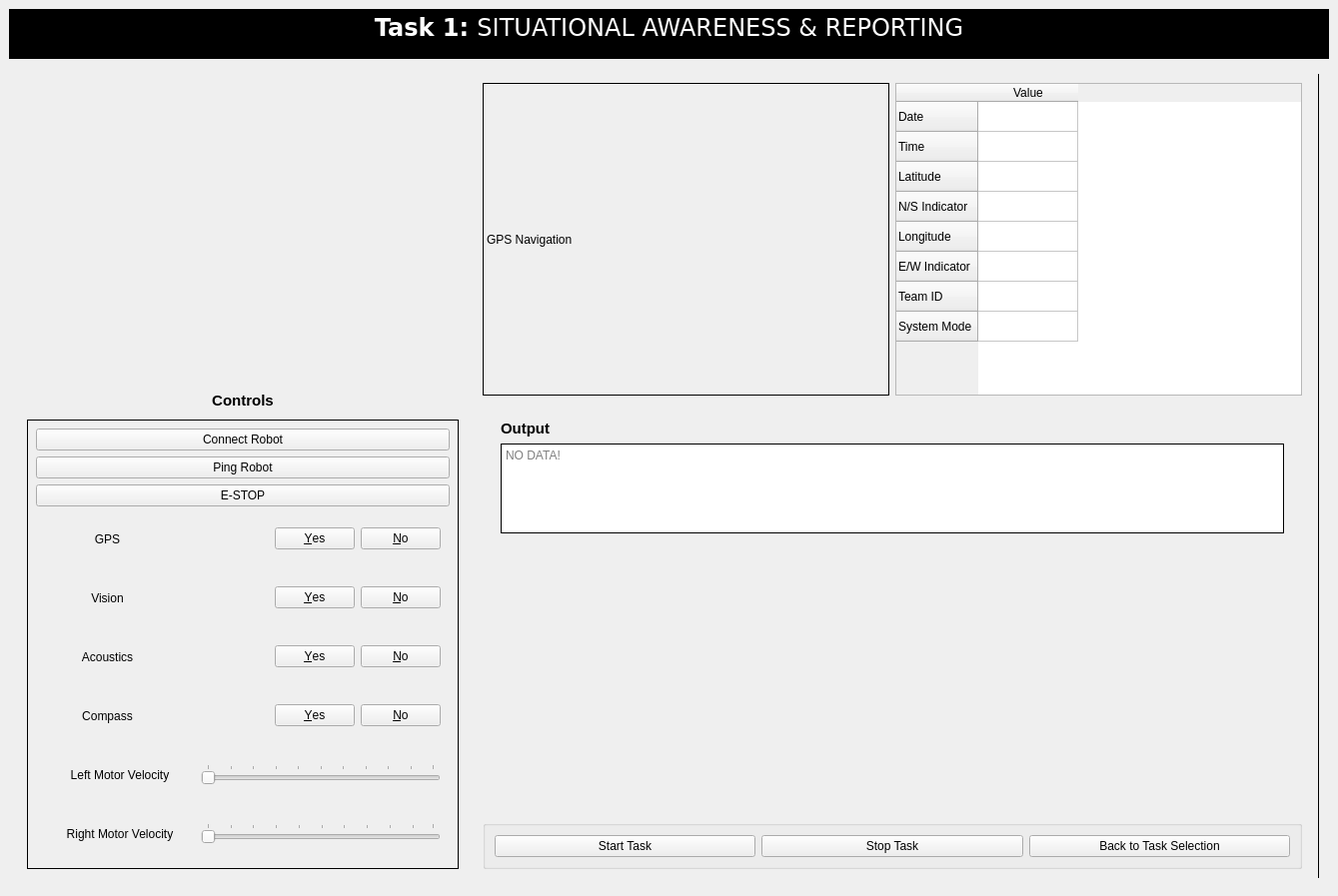
<?xml version="1.0" encoding="UTF-8"?>
<ui version="4.0">
 <class>MainWindow</class>
 <widget class="QMainWindow" name="MainWindow">
  <property name="geometry">
   <rect>
    <x>0</x>
    <y>0</y>
    <width>1339</width>
    <height>897</height>
   </rect>
  </property>
  <property name="sizePolicy">
   <sizepolicy hsizetype="Fixed" vsizetype="Fixed">
    <horstretch>0</horstretch>
    <verstretch>0</verstretch>
   </sizepolicy>
  </property>
  <property name="windowTitle">
   <string>MainWindow</string>
  </property>
  <widget class="QWidget" name="centralwidget">
   <property name="styleSheet">
    <string notr="true"/>
   </property>
   <layout class="QVBoxLayout" name="verticalLayout">
    <item>
     <widget class="QTextBrowser" name="textBrowser_3">
      <property name="sizePolicy">
       <sizepolicy hsizetype="Preferred" vsizetype="Preferred">
        <horstretch>0</horstretch>
        <verstretch>0</verstretch>
       </sizepolicy>
      </property>
      <property name="maximumSize">
       <size>
        <width>16777215</width>
        <height>50</height>
       </size>
      </property>
      <property name="font">
       <font>
        <family>Bitstream Vera Sans</family>
       </font>
      </property>
      <property name="styleSheet">
       <string notr="true">*{
background:rgb(0, 0, 0);
}</string>
      </property>
      <property name="frameShape">
       <enum>QFrame::NoFrame</enum>
      </property>
      <property name="frameShadow">
       <enum>QFrame::Plain</enum>
      </property>
      <property name="html">
       <string>&lt;!DOCTYPE HTML PUBLIC &quot;-//W3C//DTD HTML 4.0//EN&quot; &quot;http://www.w3.org/TR/REC-html40/strict.dtd&quot;&gt;
&lt;html&gt;&lt;head&gt;&lt;meta name=&quot;qrichtext&quot; content=&quot;1&quot; /&gt;&lt;style type=&quot;text/css&quot;&gt;
p, li { white-space: pre-wrap; }
&lt;/style&gt;&lt;/head&gt;&lt;body style=&quot; font-family:'Bitstream Vera Sans'; font-size:7.8pt; font-weight:400; font-style:normal;&quot;&gt;
&lt;p align=&quot;center&quot; style=&quot; margin-top:0px; margin-bottom:0px; margin-left:0px; margin-right:0px; -qt-block-indent:0; text-indent:0px;&quot;&gt;&lt;span style=&quot; font-size:18pt; font-weight:600; color:#ffffff;&quot;&gt;Task 1: &lt;/span&gt;&lt;span style=&quot; font-family:'Sans Serif'; font-size:18pt; color:#ffffff;&quot;&gt;SITUATIONAL AWARENESS &amp;amp; REPORTING&lt;/span&gt;&lt;/p&gt;&lt;/body&gt;&lt;/html&gt;</string>
      </property>
     </widget>
    </item>
    <item>
     <widget class="QWidget" name="widget" native="true">
      <layout class="QHBoxLayout" name="horizontalLayout">
       <item>
        <widget class="QWidget" name="widget_2" native="true">
         <property name="maximumSize">
          <size>
           <width>450</width>
           <height>16777215</height>
          </size>
         </property>
         <layout class="QVBoxLayout" name="verticalLayout_4">
          <item>
           <widget class="QLabel" name="label_2">
            <property name="maximumSize">
             <size>
              <width>16777215</width>
              <height>300</height>
             </size>
            </property>
            <property name="text">
             <string/>
            </property>
            <property name="pixmap">
             <pixmap resource="images.qrc">:/newPrefix/Images/task_1.png</pixmap>
            </property>
            <property name="scaledContents">
             <bool>true</bool>
            </property>
           </widget>
          </item>
          <item>
           <widget class="QLabel" name="label_7">
            <property name="maximumSize">
             <size>
              <width>16777215</width>
              <height>25</height>
             </size>
            </property>
            <property name="layoutDirection">
             <enum>Qt::LeftToRight</enum>
            </property>
            <property name="text">
             <string>&lt;html&gt;&lt;head/&gt;&lt;body&gt;&lt;p&gt;&lt;span style=&quot; font-size:11pt; font-weight:600;&quot;&gt;Controls&lt;/span&gt;&lt;/p&gt;&lt;/body&gt;&lt;/html&gt;</string>
            </property>
            <property name="alignment">
             <set>Qt::AlignCenter</set>
            </property>
           </widget>
          </item>
          <item>
           <widget class="QWidget" name="widget_8" native="true">
            <property name="styleSheet">
             <string notr="true">#widget_8{
border:1px solid black
}</string>
            </property>
            <layout class="QVBoxLayout" name="verticalLayout_5">
             <item>
              <widget class="QPushButton" name="buttonBox_6">
               <property name="text">
                <string>Connect Robot</string>
               </property>
              </widget>
             </item>
             <item>
              <widget class="QPushButton" name="buttonBox_5">
               <property name="text">
                <string>Ping Robot</string>
               </property>
              </widget>
             </item>
             <item>
              <widget class="QPushButton" name="eStopButton">
               <property name="autoFillBackground">
                <bool>false</bool>
               </property>
               <property name="styleSheet">
                <string notr="true">QPushButton:checked {color: white; background-color: red;}</string>
               </property>
               <property name="text">
                <string>E-STOP</string>
               </property>
               <property name="checkable">
                <bool>true</bool>
               </property>
              </widget>
             </item>
             <item>
              <widget class="QWidget" name="widget_7" native="true">
               <layout class="QHBoxLayout" name="horizontalLayout_4">
                <item>
                 <widget class="QLabel" name="label_8">
                  <property name="minimumSize">
                   <size>
                    <width>125</width>
                    <height>0</height>
                   </size>
                  </property>
                  <property name="layoutDirection">
                   <enum>Qt::LeftToRight</enum>
                  </property>
                  <property name="text">
                   <string>GPS</string>
                  </property>
                  <property name="scaledContents">
                   <bool>true</bool>
                  </property>
                  <property name="alignment">
                   <set>Qt::AlignCenter</set>
                  </property>
                 </widget>
                </item>
                <item>
                 <widget class="QDialogButtonBox" name="buttonBox">
                  <property name="standardButtons">
                   <set>QDialogButtonBox::No|QDialogButtonBox::Yes</set>
                  </property>
                  <property name="centerButtons">
                   <bool>false</bool>
                  </property>
                 </widget>
                </item>
               </layout>
              </widget>
             </item>
             <item>
              <widget class="QWidget" name="widget_17" native="true">
               <layout class="QHBoxLayout" name="horizontalLayout_9">
                <item>
                 <widget class="QLabel" name="label_13">
                  <property name="minimumSize">
                   <size>
                    <width>125</width>
                    <height>0</height>
                   </size>
                  </property>
                  <property name="text">
                   <string>Vision</string>
                  </property>
                  <property name="scaledContents">
                   <bool>true</bool>
                  </property>
                  <property name="alignment">
                   <set>Qt::AlignCenter</set>
                  </property>
                 </widget>
                </item>
                <item>
                 <widget class="QDialogButtonBox" name="buttonBox_4">
                  <property name="standardButtons">
                   <set>QDialogButtonBox::No|QDialogButtonBox::Yes</set>
                  </property>
                  <property name="centerButtons">
                   <bool>false</bool>
                  </property>
                 </widget>
                </item>
               </layout>
              </widget>
             </item>
             <item>
              <widget class="QWidget" name="widget_16" native="true">
               <layout class="QHBoxLayout" name="horizontalLayout_8">
                <item>
                 <widget class="QLabel" name="label_12">
                  <property name="minimumSize">
                   <size>
                    <width>125</width>
                    <height>0</height>
                   </size>
                  </property>
                  <property name="text">
                   <string>Acoustics</string>
                  </property>
                  <property name="scaledContents">
                   <bool>true</bool>
                  </property>
                  <property name="alignment">
                   <set>Qt::AlignCenter</set>
                  </property>
                 </widget>
                </item>
                <item>
                 <widget class="QDialogButtonBox" name="buttonBox_3">
                  <property name="standardButtons">
                   <set>QDialogButtonBox::No|QDialogButtonBox::Yes</set>
                  </property>
                  <property name="centerButtons">
                   <bool>false</bool>
                  </property>
                 </widget>
                </item>
               </layout>
              </widget>
             </item>
             <item>
              <widget class="QWidget" name="widget_15" native="true">
               <layout class="QHBoxLayout" name="horizontalLayout_7">
                <item>
                 <widget class="QLabel" name="label_11">
                  <property name="minimumSize">
                   <size>
                    <width>125</width>
                    <height>0</height>
                   </size>
                  </property>
                  <property name="text">
                   <string>Compass</string>
                  </property>
                  <property name="scaledContents">
                   <bool>true</bool>
                  </property>
                  <property name="alignment">
                   <set>Qt::AlignCenter</set>
                  </property>
                 </widget>
                </item>
                <item>
                 <widget class="QDialogButtonBox" name="buttonBox_2">
                  <property name="standardButtons">
                   <set>QDialogButtonBox::No|QDialogButtonBox::Yes</set>
                  </property>
                  <property name="centerButtons">
                   <bool>false</bool>
                  </property>
                 </widget>
                </item>
               </layout>
              </widget>
             </item>
             <item>
              <widget class="QWidget" name="widget_12" native="true">
               <layout class="QHBoxLayout" name="horizontalLayout_5">
                <item>
                 <widget class="QLabel" name="label_10">
                  <property name="minimumSize">
                   <size>
                    <width>150</width>
                    <height>0</height>
                   </size>
                  </property>
                  <property name="text">
                   <string>Left Motor Velocity</string>
                  </property>
                  <property name="alignment">
                   <set>Qt::AlignCenter</set>
                  </property>
                 </widget>
                </item>
                <item>
                 <widget class="QSlider" name="horizontalSlider">
                  <property name="maximum">
                   <number>100</number>
                  </property>
                  <property name="orientation">
                   <enum>Qt::Horizontal</enum>
                  </property>
                  <property name="tickPosition">
                   <enum>QSlider::TicksAbove</enum>
                  </property>
                  <property name="tickInterval">
                   <number>10</number>
                  </property>
                 </widget>
                </item>
               </layout>
              </widget>
             </item>
             <item>
              <widget class="QWidget" name="widget_13" native="true">
               <layout class="QHBoxLayout" name="horizontalLayout_6">
                <item>
                 <widget class="QLabel" name="label_9">
                  <property name="minimumSize">
                   <size>
                    <width>150</width>
                    <height>0</height>
                   </size>
                  </property>
                  <property name="text">
                   <string>Right Motor Velocity</string>
                  </property>
                  <property name="alignment">
                   <set>Qt::AlignCenter</set>
                  </property>
                 </widget>
                </item>
                <item>
                 <widget class="QSlider" name="horizontalSlider_2">
                  <property name="orientation">
                   <enum>Qt::Horizontal</enum>
                  </property>
                  <property name="tickPosition">
                   <enum>QSlider::TicksAbove</enum>
                  </property>
                  <property name="tickInterval">
                   <number>10</number>
                  </property>
                 </widget>
                </item>
               </layout>
              </widget>
             </item>
            </layout>
           </widget>
          </item>
         </layout>
        </widget>
       </item>
       <item>
        <widget class="QWidget" name="widget_3" native="true">
         <property name="maximumSize">
          <size>
           <width>16777215</width>
           <height>16777215</height>
          </size>
         </property>
         <layout class="QGridLayout" name="gridLayout">
          <item row="0" column="2" colspan="2">
           <widget class="QTableWidget" name="tableWidget">
            <property name="sizePolicy">
             <sizepolicy hsizetype="Fixed" vsizetype="Preferred">
              <horstretch>0</horstretch>
              <verstretch>0</verstretch>
             </sizepolicy>
            </property>
            <property name="maximumSize">
             <size>
              <width>674</width>
              <height>16777215</height>
             </size>
            </property>
            <row>
             <property name="text">
              <string>Date</string>
             </property>
            </row>
            <row>
             <property name="text">
              <string>Time</string>
             </property>
            </row>
            <row>
             <property name="text">
              <string>Latitude</string>
             </property>
            </row>
            <row>
             <property name="text">
              <string>N/S Indicator</string>
             </property>
            </row>
            <row>
             <property name="text">
              <string>Longitude</string>
             </property>
            </row>
            <row>
             <property name="text">
              <string>E/W Indicator</string>
             </property>
            </row>
            <row>
             <property name="text">
              <string>Team ID</string>
             </property>
            </row>
            <row>
             <property name="text">
              <string>System Mode</string>
             </property>
            </row>
            <column>
             <property name="text">
              <string>Value</string>
             </property>
             <property name="textAlignment">
              <set>AlignCenter</set>
             </property>
            </column>
           </widget>
          </item>
          <item row="1" column="0" colspan="4">
           <widget class="QWidget" name="widget_6" native="true">
            <property name="sizePolicy">
             <sizepolicy hsizetype="Ignored" vsizetype="Fixed">
              <horstretch>0</horstretch>
              <verstretch>0</verstretch>
             </sizepolicy>
            </property>
            <property name="maximumSize">
             <size>
              <width>16777215</width>
              <height>150</height>
             </size>
            </property>
            <layout class="QVBoxLayout" name="verticalLayout_3">
             <item>
              <widget class="QWidget" name="widget_4" native="true">
               <layout class="QVBoxLayout" name="verticalLayout_2">
                <item>
                 <widget class="QLabel" name="label">
                  <property name="text">
                   <string>&lt;html&gt;&lt;head/&gt;&lt;body&gt;&lt;p&gt;&lt;span style=&quot; font-size:11pt; font-weight:600;&quot;&gt;Output&lt;/span&gt;&lt;/p&gt;&lt;/body&gt;&lt;/html&gt;</string>
                  </property>
                 </widget>
                </item>
                <item>
                 <widget class="QTextBrowser" name="hb_output">
                  <property name="sizePolicy">
                   <sizepolicy hsizetype="Expanding" vsizetype="Preferred">
                    <horstretch>0</horstretch>
                    <verstretch>0</verstretch>
                   </sizepolicy>
                  </property>
                  <property name="frameShape">
                   <enum>QFrame::Box</enum>
                  </property>
                  <property name="frameShadow">
                   <enum>QFrame::Plain</enum>
                  </property>
                  <property name="sizeAdjustPolicy">
                   <enum>QAbstractScrollArea::AdjustIgnored</enum>
                  </property>
                  <property name="placeholderText">
                   <string>NO DATA!</string>
                  </property>
                 </widget>
                </item>
               </layout>
              </widget>
             </item>
            </layout>
           </widget>
          </item>
          <item row="0" column="0" colspan="2">
           <widget class="QLabel" name="label_6">
            <property name="frameShape">
             <enum>QFrame::Box</enum>
            </property>
            <property name="text">
             <string>GPS Navigation</string>
            </property>
            <property name="scaledContents">
             <bool>true</bool>
            </property>
           </widget>
          </item>
          <item row="2" column="0" colspan="4" alignment="Qt::AlignBottom">
           <widget class="QGroupBox" name="groupBox">
            <property name="title">
             <string/>
            </property>
            <layout class="QHBoxLayout" name="horizontalLayout_2">
             <item>
              <widget class="QPushButton" name="startButton">
               <property name="text">
                <string>Start Task</string>
               </property>
              </widget>
             </item>
             <item>
              <widget class="QPushButton" name="stopButton">
               <property name="text">
                <string>Stop Task</string>
               </property>
              </widget>
             </item>
             <item>
              <widget class="QPushButton" name="backButton">
               <property name="text">
                <string>Back to Task Selection</string>
               </property>
              </widget>
             </item>
            </layout>
           </widget>
          </item>
         </layout>
        </widget>
       </item>
       <item>
        <widget class="Line" name="line">
         <property name="frameShadow">
          <enum>QFrame::Plain</enum>
         </property>
         <property name="orientation">
          <enum>Qt::Vertical</enum>
         </property>
        </widget>
       </item>
      </layout>
     </widget>
    </item>
   </layout>
  </widget>
  <action name="actionExit">
   <property name="text">
    <string>Exit</string>
   </property>
  </action>
  <action name="actionClose">
   <property name="text">
    <string>Close</string>
   </property>
  </action>
 </widget>
 <resources>
  <include location="images.qrc"/>
  <include location="images.qrc"/>
 </resources>
 <connections/>
</ui>
